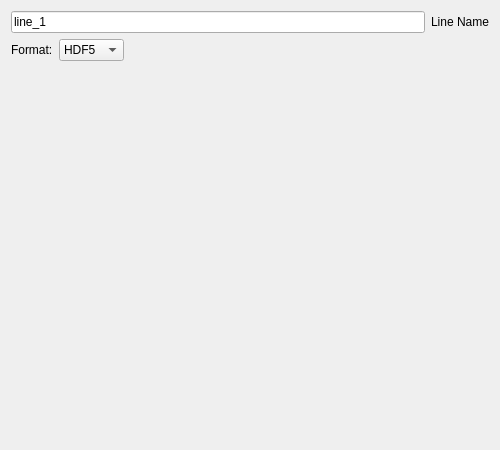
<?xml version="1.0" encoding="UTF-8"?>
<ui version="4.0">
 <class>LineImport_Widget</class>
 <widget class="QWidget" name="LineImport_Widget">
  <property name="geometry">
   <rect>
    <x>0</x>
    <y>0</y>
    <width>500</width>
    <height>450</height>
   </rect>
  </property>
  <property name="windowTitle">
   <string>Line Import</string>
  </property>
  <layout class="QVBoxLayout" name="mainVerticalLayout">
   <item>
    <layout class="QHBoxLayout" name="dataNameLayout">
     <item>
      <widget class="QLineEdit" name="data_name_text">
       <property name="text">
        <string>line_1</string>
       </property>
      </widget>
     </item>
     <item>
      <widget class="QLabel" name="label_data_name">
       <property name="text">
        <string>Line Name</string>
       </property>
      </widget>
     </item>
    </layout>
   </item>
   <item>
    <layout class="QHBoxLayout" name="loaderTypeLayout">
     <item>
      <widget class="QLabel" name="label_loader_type">
       <property name="text">
        <string>Format:</string>
       </property>
      </widget>
     </item>
     <item>
      <widget class="QComboBox" name="loader_type_combo">
       <item>
        <property name="text">
         <string>HDF5</string>
        </property>
       </item>
       <item>
        <property name="text">
         <string>CSV</string>
        </property>
       </item>
       <item>
        <property name="text">
         <string>Binary</string>
        </property>
       </item>
       <item>
        <property name="text">
         <string>LMDB</string>
        </property>
       </item>
      </widget>
     </item>
     <item>
      <spacer name="loaderTypeSpacer">
       <property name="orientation">
        <enum>Qt::Orientation::Horizontal</enum>
       </property>
       <property name="sizeHint" stdset="0">
        <size>
         <width>40</width>
         <height>20</height>
        </size>
       </property>
      </spacer>
     </item>
    </layout>
   </item>
   <item>
    <widget class="QStackedWidget" name="stacked_loader_options">
     <property name="currentIndex">
      <number>0</number>
     </property>
     <widget class="HDF5LineImport_Widget" name="hdf5_line_import_widget"/>
     <widget class="CSVLineImport_Widget" name="csv_line_import_widget"/>
     <widget class="BinaryLineImport_Widget" name="binary_line_import_widget"/>
     <widget class="LMDBLineImport_Widget" name="lmdb_line_import_widget"/>
    </widget>
   </item>
   <item>
    <widget class="Scaling_Widget" name="scaling_widget" native="true"/>
   </item>
   <item>
    <spacer name="verticalSpacer">
     <property name="orientation">
      <enum>Qt::Orientation::Vertical</enum>
     </property>
     <property name="sizeHint" stdset="0">
      <size>
       <width>20</width>
       <height>40</height>
      </size>
     </property>
    </spacer>
   </item>
  </layout>
 </widget>
 <customwidgets>
  <customwidget>
   <class>Scaling_Widget</class>
   <extends>QWidget</extends>
   <header>Scaling_Widget/Scaling_Widget.hpp</header>
   <container>1</container>
  </customwidget>
  <customwidget>
   <class>HDF5LineImport_Widget</class>
   <extends>QWidget</extends>
   <header>Lines/HDF5/HDF5LineImport_Widget.hpp</header>
   <container>1</container>
  </customwidget>
  <customwidget>
   <class>CSVLineImport_Widget</class>
   <extends>QWidget</extends>
   <header>Lines/CSV/CSVLineImport_Widget.hpp</header>
   <container>1</container>
  </customwidget>
  <customwidget>
   <class>BinaryLineImport_Widget</class>
   <extends>QWidget</extends>
   <header>Lines/Binary/BinaryLineImport_Widget.hpp</header>
   <container>1</container>
  </customwidget>
  <customwidget>
   <class>LMDBLineImport_Widget</class>
   <extends>QWidget</extends>
   <header>Lines/LMDB/LMDBLineImport_Widget.hpp</header>
   <container>1</container>
  </customwidget>
 </customwidgets>
 <resources/>
 <connections/>
</ui>
